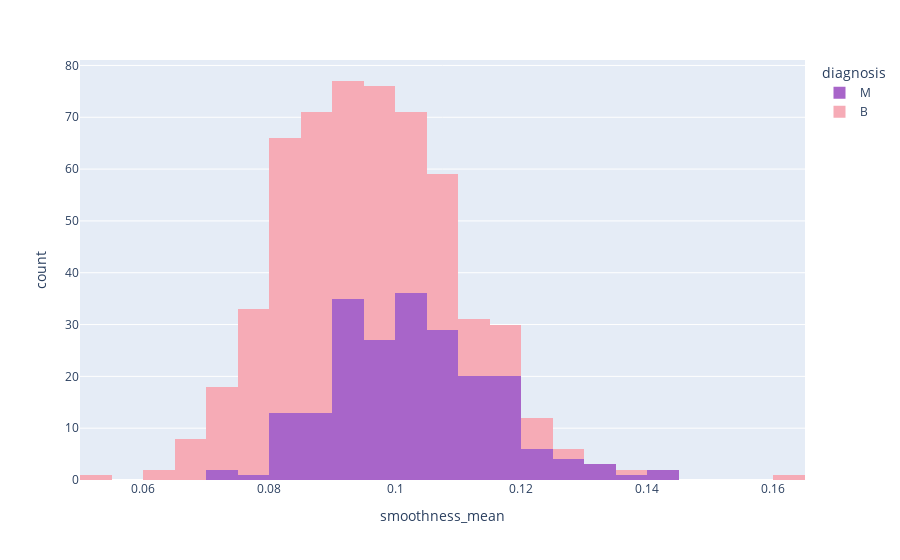

Source (notebook cell):
### Code cell
##px.histogram(data_frame=df, x="smoothness_mean",color="diagnosis",color_discrete_sequence=["#A865C9","#f6abb6"])

px.histogram(data_frame=df,x="smoothness_mean",color="diagnosis",color_discrete_sequence=["#A865C9","#f6abb6"])

### Figure 1 — Plotly figure (JSON) as saved in the notebook; plotly's stock layout.template omitted (floating-point values rounded to 4 significant figures; data arrays with more than 128 entries replaced by an {"elided": "..."} marker saying what was removed)
{"data": [{"bingroup": "x", "hovertemplate": "diagnosis=M<br>smoothness_mean=%{x}<br>count=%{y}<extra></extra>", "legendgroup": "M", "marker": {"color": "#A865C9", "pattern": {"shape": ""}}, "name": "M", "orientation": "v", "showlegend": true, "type": "histogram", "x": {"elided": "212 float values"}, "xaxis": "x", "yaxis": "y"}, {"bingroup": "x", "hovertemplate": "diagnosis=B<br>smoothness_mean=%{x}<br>count=%{y}<extra></extra>", "legendgroup": "B", "marker": {"color": "#f6abb6", "pattern": {"shape": ""}}, "name": "B", "orientation": "v", "showlegend": true, "type": "histogram", "x": {"elided": "357 float values"}, "xaxis": "x", "yaxis": "y"}], "layout": {"barmode": "relative", "legend": {"title": {"text": "diagnosis"}, "tracegroupgap": 0}, "margin": {"t": 60}, "xaxis": {"anchor": "y", "domain": [0, 1], "title": {"text": "smoothness_mean"}}, "yaxis": {"anchor": "x", "domain": [0, 1], "title": {"text": "count"}}}}
